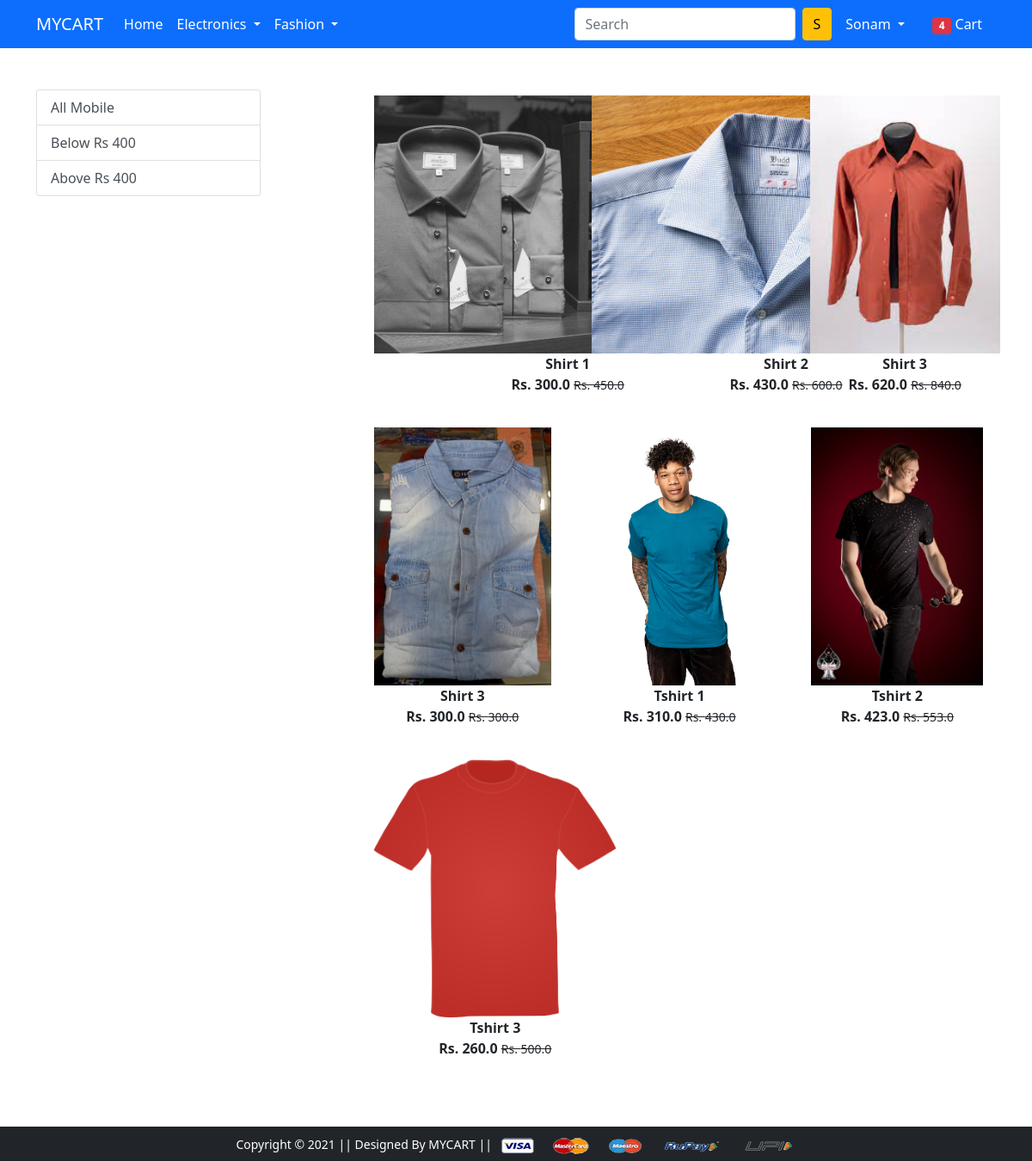
The page /topwear/ (signed in) on the database its author committed.
### app/models.py (models this page shows, shortened)
class Product(models.Model):
    title = models.CharField(max_length=100)
    selling_price = models.FloatField()
    discounted_price = models.FloatField()
    description = models.TextField()
    brand = models.CharField(max_length=100)
    category = models.CharField(choices=CATEGORY_CHOICES, max_length=2)
    product_image = models.ImageField(upload_to='productimg')

### app/views.py (the view)
# urls.py: path('topwear/', views.topwearView, name='top-wear'),
def topwearView(request, data = None):
    if data == None:
        topwears = Product.objects.filter(category='TW')
    elif data == 'below':
        topwears = Product.objects.filter(category='TW').filter(discounted_price__lte=400)
    elif data == 'above':
        topwears = Product.objects.filter(category='TW').filter(discounted_price__gte=400)
    totalitem = 0
    if request.user.is_authenticated:
        totalitems = len(Cart.objects.filter(user=request.user))
    context = {
        'topwears':topwears,
        'totalitems':totalitems,
    }
    return render(request, 'app/topwear.html', context)

### app/templates/app/topwear.html (shortened to what this page needs)
{% extends 'app/base.html' %}
{% load static %}
{% block main-content %}
<div class="container my-5">
    <div class="row">
        <div class="col-sm-3">
            <div class="list-group">
                <a href="{% url 'top-wear' %}" class="list-group-item list-group-item-action" aria-current="true">All Mobile</a>
                <a href="{% url 'top-wear' 'below' %}" class="list-group-item list-group-item-action" aria-current="true">Below Rs 400</a>
                <a href="{% url 'top-wear' 'above' %}" class="list-group-item list-group-item-action" aria-current="true">Above Rs 400</a>
            </div>
        </div>
        <div class="col-sm-8 offset-sm-1">
            <div class="row">
                {% for product in topwears %}
                    <div class="col-sm-4 text-center mb-4">
                        <a href="{% url 'product-detail' product.id %}" class="btn">
                            <div class="item">
                                <img src="{{product.product_image.url}}" alt="" height="300" class="">
                                <div class="fw-bold">{{product.title}}</div>
                                <div class="fw-bold">Rs. {{product.discounted_price}}
                                <small class="fw-light text-decoration-line-through">Rs. {{product.selling_price}}</small></div>
                            </div>
                        </a>
                    </div>
                {% endfor %}
            </div>
        </div>
    </div>
</div>
{% endblock main-content %}

### app/templates/app/base.html (shortened to what this page needs)
<!doctype html>
{% load static %}
<html lang="en">
  <head>
    <link href="https://cdn.jsdelivr.net/npm/bootstrap@5.0.0-beta1/dist/css/bootstrap.min.css" rel="stylesheet">
    <link rel="stylesheet" href="{% static 'app/css/owl.carousel.min.css' %}">
    <link rel="stylesheet" href="{% static 'app/css/all.min.css' %}">
    <link rel="stylesheet" href="{% static 'app/css/style.css' %}">
  </head>
  <body>
    <nav class="navbar navbar-expand-lg navbar-dark bg-primary">
     <div class="container">
       <a class="navbar-brand" href="/">MYCART</a>
       <div class="collapse navbar-collapse" id="navbarSupportedContent">
         <ul class="navbar-nav me-auto mb-2 mb-lg-0">
           <li class="nav-item">
             <a class="nav-link active" aria-current="page" href="/">Home</a>
           </li>
           <li class="nav-item dropdown">
             <a class="nav-link dropdown-toggle text-white" href="#" id="electronicsDropdown" role="button" data-bs-toggle="dropdown" aria-expanded="false">
               Electronics
             </a>
           </li>
           <li class="nav-item dropdown">
             <a class="nav-link dropdown-toggle text-white" href="#" id="fashionDropdown" role="button" data-bs-toggle="dropdown" aria-expanded="false">
               Fashion
             </a>
           </li>
         </ul>
         <form class="d-flex">
           <input class="form-control me-2" type="search" placeholder="Search" aria-label="Search">
           <button class="btn btn-warning" type="submit">S</button>
         </form>
         <div>
          <ul class="navbar-nav me-auto mb-2 mb-lg-0">
          {% if request.user.is_authenticated %}
           <li class="nav-item dropdown mx-2">
              <a class="nav-link dropdown-toggle text-white" href="#" id="profileDropdown" role="button" data-bs-toggle="dropdown" aria-expanded="false">
                <span class="text-capitalize">{{request.user}}</span>
              </a>
            </li>
            <li class="nav-item mx-2">
             <a href="{% url 'showcart' %}" class="nav-link text-white"><span class="badge bg-danger">{{totalitems}}</span> Cart </a>
            </li>
            {% endif %}
          </ul>
         </div>
       </div>
     </div>
    </nav>
    {% block main-content %} {% endblock main-content %}
    <footer class="container-fluid bg-dark text-center p-2 mt-5">
        <small class="text-white">Copyright &copy; 2021 || Designed By MYCART || </small>
        <img src="{% static 'app/images/payment.png' %}" alt="" srcset="" class="img-fluid" height="2px">
    </footer>
  </body>
</html>

### rows shown on the page
Product: product_image (picture), title "Shirt 1", discounted_price "300.0", selling_price "450.0"
Product: product_image (picture), title "Shirt 2", discounted_price "430.0", selling_price "600.0"
Product: product_image (picture), title "Shirt 3", discounted_price "620.0", selling_price "840.0"
Product: product_image (picture), title "Shirt 3", discounted_price "300.0", selling_price "300.0"
Product: product_image (picture), title "Tshirt 1", discounted_price "310.0", selling_price "430.0"
Product: product_image (picture), title "Tshirt 2", discounted_price "423.0", selling_price "553.0"
Product: product_image (picture), title "Tshirt 3", discounted_price "260.0", selling_price "500.0"

### other values the page prints
{{ request.user }} "Sonam"
{{ totalitems }} "4"
